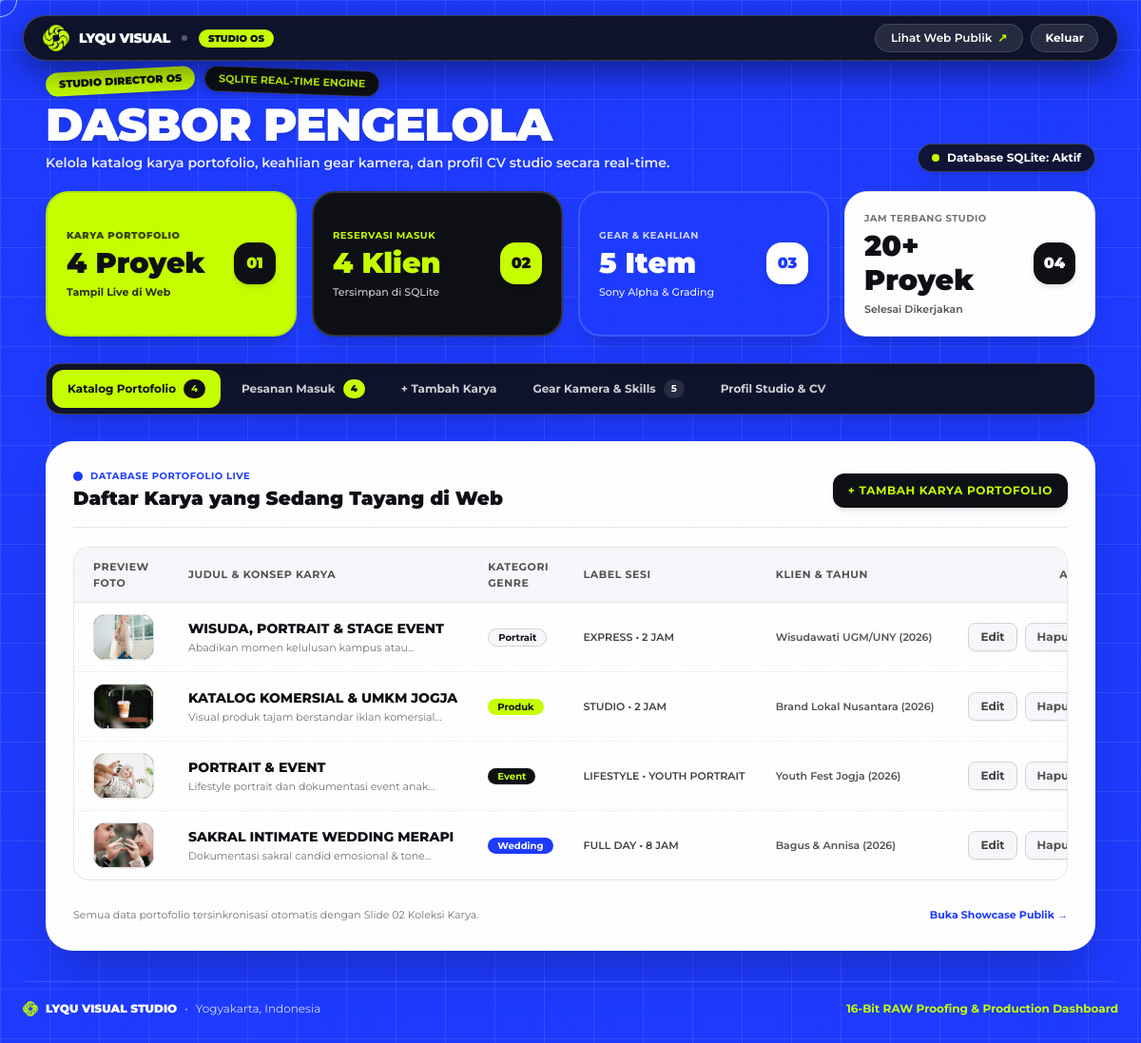
/dashboard (signed in), run on the app's committed database.
### tables this page shows
CREATE TABLE portfolio_items (
            id INTEGER PRIMARY KEY AUTOINCREMENT,
            title TEXT NOT NULL,
            genre TEXT NOT NULL,
            pill_tab TEXT NOT NULL,
            tab_style TEXT DEFAULT 'bg-cobalt text-white',
            card_style TEXT DEFAULT 'bg-white text-obsidian border-2 border-obsidian/10 shadow-lg',
            btn_style TEXT DEFAULT 'bg-cobalt text-white hover:bg-obsidian hover:text-acid',
            description TEXT NOT NULL,
            image_url TEXT NOT NULL,
            client_name TEXT DEFAULT 'Klien Studio Jogja',
            year TEXT DEFAULT '2026',
            created_at TIMESTAMP DEFAULT CURRENT_TIMESTAMP
        );

### app.py (the view)
@app.get("/dashboard")
@login_required
def dashboard():
    portfolios = db.get_all_portfolios()
    skills = db.get_all_skills()
    cv_profile = db.get_cv_profile()
    bookings = db.get_all_bookings()
    stats = {
        "total_portfolios": len(portfolios),
        "total_skills": len(skills),
        "total_projects": cv_profile.get("completed_projects", "20+"),
        "total_bookings": len(bookings),
    }
    return render_template(
        "dashboard.html",
        username=session.get("admin_user", "Admin"),
        portfolios=portfolios,
        skills=skills,
        cv_profile=cv_profile,
        bookings=bookings,
        stats=stats,
    )

### templates/dashboard.html (shortened to what this page needs)
{% extends 'base.html' %}
{% block content %}
<div class="min-h-screen hero-blueprint text-obsidian flex flex-col relative pb-16 selection:bg-acid selection:text-obsidian">
  <header class="sticky top-3 sm:top-4 z-50 px-3 sm:px-6 mb-4 sm:mb-6">
    <nav class="max-w-6xl mx-auto bg-obsidian/90 backdrop-blur-xl border border-white/20 rounded-full px-3.5 sm:px-5 py-2 shadow-[0_12px_36px_rgba(0,0,0,0.45)] flex items-center justify-between">
      <div class="flex items-center gap-2.5 sm:gap-3 shrink-0">
        <a href="{{ url_for('beranda') }}" class="flex items-center gap-2.5 group">
          <img src="{{ url_for('static', filename='images/logo/logo-mark-acid.png') }}" alt="LYQU Logo" class="w-6 h-6 sm:w-7 sm:h-7 object-contain drop-shadow shrink-0 group-hover:scale-105 transition" />
          <span class="font-black text-xs sm:text-sm tracking-tight text-white group-hover:text-acid transition whitespace-nowrap">LYQU VISUAL</span>
        </a>
        <span class="w-1.5 h-1.5 rounded-full bg-white/30 hidden sm:inline"></span>
        <span class="bg-acid text-obsidian text-[10px] font-black px-2.5 py-0.5 rounded-full hidden sm:inline-block shadow-sm">
          STUDIO OS
        </span>
      </div>
      <div class="flex items-center gap-2 shrink-0">
        <a href="{{ url_for('beranda') }}" target="_blank" class="px-3 sm:px-4 py-1.5 rounded-full bg-white/10 hover:bg-white/20 text-white text-[11px] sm:text-xs font-semibold border border-white/15 transition flex items-center gap-1.5 shadow-sm whitespace-nowrap">
          <span>Lihat Web Publik</span>
          <span class="text-acid">↗</span>
        </a>
        <a href="{{ url_for('logout') }}" class="px-3 sm:px-3.5 py-1.5 rounded-full bg-white/10 hover:bg-white/20 text-white text-[11px] sm:text-xs font-bold border border-white/15 transition shadow-sm whitespace-nowrap">
          Keluar
        </a>
      </div>
    </nav>
  </header>
  <main class="flex-1 max-w-6xl w-full mx-auto px-4 sm:px-6 space-y-6 sm:space-y-7">
    <section class="relative z-10">
      <div class="flex items-center gap-2 sm:gap-2.5 mb-2">
        <span class="bg-acid text-obsidian font-black text-[10px] sm:text-[11px] px-3.5 py-1 rounded-full -rotate-3 shadow-md">
          STUDIO DIRECTOR OS
        </span>
        <span class="bg-obsidian text-acid font-bold text-[10px] sm:text-[11px] px-3.5 py-1 rounded-full rotate-2 shadow-md border border-white/15">
          SQLITE REAL-TIME ENGINE
        </span>
      </div>
      <div class="flex flex-col sm:flex-row sm:items-end justify-between gap-3">
        <div>
          <h1 class="text-3xl sm:text-4xl md:text-5xl font-black text-white tracking-tight leading-none drop-shadow-md">
            DASBOR PENGELOLA
          </h1>
          <p class="text-white/90 text-xs sm:text-sm font-semibold max-w-2xl mt-1.5 drop-shadow">
            Kelola katalog karya portofolio, keahlian gear kamera, dan profil CV studio secara real-time.
          </p>
        </div>
        <div class="inline-flex items-center gap-2 bg-obsidian/85 backdrop-blur-md border border-white/20 text-white px-3.5 py-1.5 rounded-full text-xs font-bold self-start sm:self-auto shadow-lg shrink-0">
          <span class="w-2 h-2 rounded-full bg-acid animate-ping"></span>
          <span>Database SQLite: Aktif</span>
        </div>
      </div>
      <div class="grid grid-cols-1 sm:grid-cols-2 lg:grid-cols-4 gap-3.5 sm:gap-4 mt-5">
        <div class="bg-acid text-obsidian rounded-[24px] p-4 sm:p-5 shadow-xl border-2 border-obsidian/10 flex items-center justify-between hover:-translate-y-1 transition duration-300">
          <div>
            <span class="text-[10px] font-black uppercase tracking-wider text-obsidian/75 block">KARYA PORTOFOLIO</span>
            <span class="font-black text-2xl sm:text-3xl leading-none mt-1 block">{{ stats.total_portfolios }} Proyek</span>
            <span class="text-[11px] font-bold text-obsidian/85 mt-1 block">Tampil Live di Web</span>
          </div>
          <span class="w-11 h-11 rounded-2xl bg-obsidian text-acid font-black text-base flex items-center justify-center shrink-0 shadow-md">
            01
          </span>
        </div>
        <div class="bg-obsidian text-white rounded-[24px] p-4 sm:p-5 shadow-xl border-2 border-white/15 flex items-center justify-between hover:-translate-y-1 transition duration-300">
          <div>
            <span class="text-[10px] font-bold uppercase tracking-wider text-acid block">RESERVASI MASUK</span>
            <span class="font-black text-2xl sm:text-3xl leading-none text-acid mt-1 block">{{ bookings|length }} Klien</span>
            <span class="text-[11px] font-medium text-white/80 mt-1 block">Tersimpan di SQLite</span>
          </div>
          <span class="w-11 h-11 rounded-2xl bg-acid text-obsidian font-black text-base flex items-center justify-center shrink-0 shadow-md">
            02
          </span>
        </div>
        <div class="bg-cobalt text-white rounded-[24px] p-4 sm:p-5 shadow-xl border-2 border-white/15 flex items-center justify-between hover:-translate-y-1 transition duration-300">
          <div>
            <span class="text-[10px] font-bold uppercase tracking-wider text-white/80 block">GEAR & KEAHLIAN</span>
            <span class="font-black text-2xl sm:text-3xl leading-none text-white mt-1 block">{{ stats.total_skills }} Item</span>
            <span class="text-[11px] font-medium text-white/90 mt-1 block">Sony Alpha & Grading</span>
          </div>
          <span class="w-11 h-11 rounded-2xl bg-white text-cobalt font-black text-base flex items-center justify-center shrink-0 shadow-md">
            03
          </span>
        </div>
        <div class="bg-white text-obsidian rounded-[24px] p-4 sm:p-5 shadow-xl border border-neutral-200 flex items-center justify-between hover:-translate-y-1 transition duration-300">
          <div>
            <span class="text-[10px] font-bold uppercase tracking-wider text-neutral-500 block">JAM TERBANG STUDIO</span>
            <span class="font-black text-2xl sm:text-3xl leading-none text-obsidian mt-1 block">20+ Proyek</span>
            <span class="text-[11px] font-semibold text-neutral-600 mt-1 block">Selesai Dikerjakan</span>
          </div>
          <span class="w-11 h-11 rounded-2xl bg-obsidian text-white font-black text-base flex items-center justify-center shrink-0 shadow-md">
            04
          </span>
        </div>
      </div>
    </section>
    <div class="bg-obsidian/90 backdrop-blur-xl border border-white/20 p-1.5 rounded-2xl shadow-xl flex items-center gap-1.5 overflow-x-auto no-scrollbar">
      <button onclick="switchTab('tab-portfolios')" id="btn-tab-portfolios" class="tab-btn px-4 py-2.5 rounded-xl font-bold text-xs flex items-center gap-2 transition whitespace-nowrap bg-acid text-obsidian shadow-sm">
        <span>Katalog Portofolio</span>
        <span class="bg-obsidian text-acid px-2 py-0.5 rounded-full text-[10px] font-mono font-bold">{{ portfolios|length }}</span>
      </button>
      <button onclick="switchTab('tab-bookings')" id="btn-tab-bookings" class="tab-btn px-4 py-2.5 rounded-xl font-bold text-xs flex items-center gap-2 transition whitespace-nowrap text-white/80 hover:text-white hover:bg-white/10">
        <span>Pesanan Masuk</span>
        <span class="bg-acid text-obsidian px-2 py-0.5 rounded-full text-[10px] font-mono font-black">{{ bookings|length }}</span>
      </button>
      <button onclick="switchTab('tab-create')" id="btn-tab-create" class="tab-btn px-4 py-2.5 rounded-xl font-bold text-xs flex items-center gap-2 transition whitespace-nowrap text-white/80 hover:text-white hover:bg-white/10">
        <span>+ Tambah Karya</span>
      </button>
      <button onclick="switchTab('tab-skills')" id="btn-tab-skills" class="tab-btn px-4 py-2.5 rounded-xl font-bold text-xs flex items-center gap-2 transition whitespace-nowrap text-white/80 hover:text-white hover:bg-white/10">
        <span>Gear Kamera & Skills</span>
        <span class="bg-white/10 text-white px-2 py-0.5 rounded-full text-[10px] font-mono font-bold">{{ skills|length }}</span>
      </button>
      <button onclick="switchTab('tab-profile')" id="btn-tab-profile" class="tab-btn px-4 py-2.5 rounded-xl font-bold text-xs flex items-center gap-2 transition whitespace-nowrap text-white/80 hover:text-white hover:bg-white/10">
        <span>Profil Studio & CV</span>
      </button>
    </div>
    <section id="tab-portfolios" class="tab-content bg-white rounded-[28px] p-5 sm:p-7 shadow-2xl border border-white/20 space-y-5">
      <div class="flex flex-col sm:flex-row sm:items-center justify-between gap-3 pb-4 border-b border-neutral-200">
        <div>
          <div class="flex items-center gap-2">
            <span class="w-2.5 h-2.5 rounded-full bg-cobalt animate-ping"></span>
            <span class="text-[10px] font-bold text-cobalt uppercase tracking-wider">DATABASE PORTOFOLIO LIVE</span>
          </div>
          <h2 class="text-xl font-black text-obsidian mt-0.5">Daftar Karya yang Sedang Tayang di Web</h2>
        </div>
        <button onclick="switchTab('tab-create')" class="px-4 py-2.5 rounded-xl bg-obsidian text-acid hover:bg-cobalt hover:text-white font-bold text-xs uppercase tracking-wider transition shadow-md flex items-center gap-1.5 self-start sm:self-auto active:scale-95">
          <span>+ Tambah Karya Portofolio</span>
        </button>
      </div>
      <div class="overflow-x-auto rounded-2xl border border-neutral-200">
        <table class="w-full text-left border-collapse">
          <thead>
            <tr class="bg-surface border-b border-neutral-200 text-[11px] font-bold text-neutral-600 uppercase tracking-wider">
              <th class="py-3 px-4 sm:px-5">Preview Foto</th>
              <th class="py-3 px-4">Judul & Konsep Karya</th>
              <th class="py-3 px-4">Kategori Genre</th>
              <th class="py-3 px-4">Label Sesi</th>
              <th class="py-3 px-4">Klien & Tahun</th>
              <th class="py-3 px-4 sm:px-5 text-right">Aksi</th>
            </tr>
          </thead>
          <tbody class="divide-y divide-neutral-100 text-xs font-semibold">
            {% for item in portfolios %}
            <tr class="hover:bg-neutral-50/80 transition">
              <td class="py-3 px-4 sm:px-5 w-20">
                <div class="w-16 h-12 rounded-xl overflow-hidden bg-neutral-900 border border-neutral-200 shadow-sm shrink-0">
                  <img src="{{ item.image_url }}" alt="{{ item.title }}" class="w-full h-full object-cover" />
                </div>
              </td>
              <td class="py-3 px-4 max-w-xs">
                <p class="font-extrabold text-obsidian text-xs sm:text-sm truncate">{{ item.title }}</p>
                <p class="text-[11px] text-neutral-500 line-clamp-1 mt-0.5 font-normal">{{ item.description }}</p>
              </td>
              <td class="py-3 px-4 whitespace-nowrap">
                <span class="px-2.5 py-0.5 rounded-full text-[10px] font-bold
                  {% if item.genre == 'Wedding' %}bg-cobalt text-white
                  {% elif item.genre == 'Event' %}bg-obsidian text-acid
                  {% elif item.genre == 'Produk' %}bg-acid text-obsidian
                  {% else %}bg-surface text-obsidian border border-neutral-300{% endif %}">
                  {{ item.genre }}
                </span>
              </td>
              <td class="py-3 px-4 whitespace-nowrap font-mono text-[11px] text-neutral-700">
                {{ item.pill_tab }}
              </td>
              <td class="py-3 px-4 whitespace-nowrap text-[11px] text-neutral-600">
                {{ item.client_name }} ({{ item.year }})
              </td>
              <td class="py-3 px-4 sm:px-5 text-right whitespace-nowrap">
                <div class="flex items-center justify-end gap-2">
                  <a href="{{ url_for('portfolio_edit', item_id=item.id) }}" class="px-3 py-1.5 rounded-lg bg-surface border border-neutral-300 text-neutral-700 hover:text-white hover:bg-cobalt hover:border-cobalt text-xs font-bold transition shadow-sm">
                    Edit
                  </a>
                  <form action="{{ url_for('portfolio_delete', item_id=item.id) }}" method="post" onsubmit="return confirm('Apakah Anda yakin ingin menghapus karya \'{{ item.title }}\'?');" class="inline">
                    <button type="submit" class="px-3 py-1.5 rounded-lg bg-surface border border-neutral-300 text-neutral-600 hover:bg-obsidian hover:text-white hover:border-obsidian text-xs font-bold transition shadow-sm">
                      Hapus
                    </button>
                  </form>
                </div>
              </td>
            </tr>
            {% else %}
            <tr>
              <td colspan="6" class="py-10 text-center text-neutral-400 text-xs">
                Belum ada karya portofolio. Klik tombol "+ Tambah Karya Portofolio" untuk membuat karya baru.
              </td>
            </tr>
            {% endfor %}
          </tbody>
        </table>
      </div>
      <div class="pt-2 text-[11px] text-neutral-500 flex items-center justify-between">
        <span>Semua data portofolio tersinkronisasi otomatis dengan Slide 02 Koleksi Karya.</span>
        <a href="{{ url_for('portofolio') }}" target="_blank" class="text-cobalt font-bold hover:underline">Buka Showcase Publik →</a>
      </div>
    </section>
  </main>
  <footer class="mt-8 text-center text-white/80 text-xs px-4">
    <div class="max-w-6xl mx-auto border-t border-white/15 pt-5 flex flex-col sm:flex-row items-center justify-between gap-2">
      <div class="flex items-center gap-2">
        <img src="{{ url_for('static', filename='images/logo/logo-mark-acid.png') }}" alt="LYQU Logo" class="w-4 h-4 object-contain" />
        <span class="font-black text-white">LYQU VISUAL STUDIO</span>
        <span>•</span>
        <span>Yogyakarta, Indonesia</span>
      </div>
      <p class="font-bold text-acid">16-Bit RAW Proofing & Production Dashboard</p>
    </div>
  </footer>
</div>
{% endblock %}

### templates/base.html (shortened to what this page needs)
<!DOCTYPE html>
<html lang="id">
<head>
  <script src="https://cdn.tailwindcss.com"></script>
  <script src="{{ url_for('static', filename='js/tailwind.config.js') }}"></script>
  <link rel="stylesheet" href="{{ url_for('static', filename='css/style.css') }}" />
</head>
<body class="text-obsidian antialiased selection:bg-acid selection:text-obsidian">
  <main id="deckContainer">
    {% block content %}{% endblock %}
  </main>
</body>
</html>

### data on the page
portfolio_items: image_url (picture), title "WISUDA, PORTRAIT & STAGE EVENT", description "Abadikan momen kelulusan kampus…", genre "Portrait", pill_tab "EXPRESS • 2 JAM", client_name "Wisudawati UGM/UNY", year "2026"
portfolio_items: image_url (picture), title "KATALOG KOMERSIAL & UMKM JOGJA", description "Visual produk tajam berstandar iklan…", genre "Produk", pill_tab "STUDIO • 2 JAM", client_name "Brand Lokal Nusantara", year "2026"
portfolio_items: image_url (picture), title "PORTRAIT & EVENT", description "Lifestyle portrait dan dokumentasi event…", genre "Event", pill_tab "LIFESTYLE • YOUTH PORTRAIT", client_name "Youth Fest Jogja", year "2026"
portfolio_items: image_url (picture), title "SAKRAL INTIMATE WEDDING MERAPI", description "Dokumentasi sakral candid emosional &…", genre "Wedding", pill_tab "FULL DAY • 8 JAM", client_name "Bagus & Annisa", year "2026"

### other printed values
{{ stats.total_portfolios }} "4"
{{ bookings|length }} "4"
{{ stats.total_skills }} "5"
{{ portfolios|length }} "4"
{{ skills|length }} "5"
